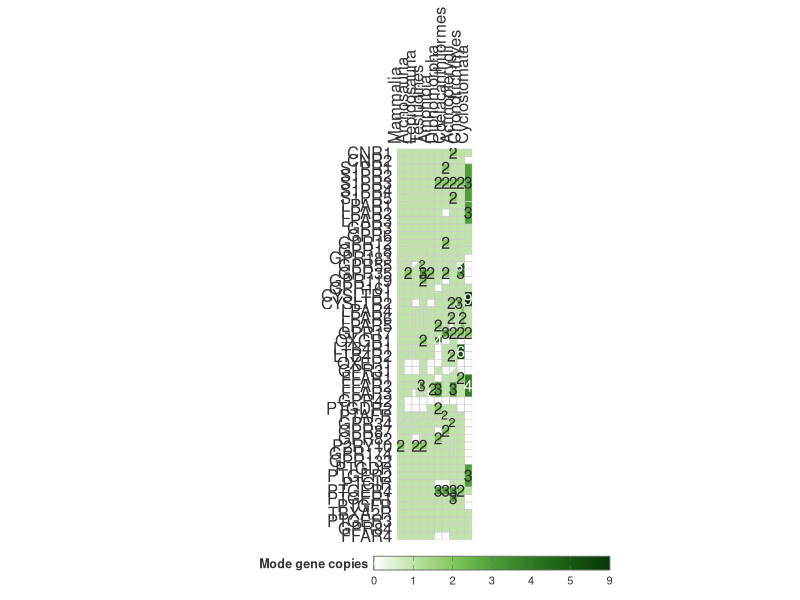

Source code (R):
library(ggplot2)
library(dplyr)
library(egg)
library(tidyr)
library(stringr)
library(scales)
library(svglite)

dir.create("results/phyletic-distribution", recursive = TRUE, showWarnings = FALSE)

data <- read.csv(
  "data/phyletic-distribution/receptor_copy_number_mode.csv",
  stringsAsFactors = FALSE
)

# Axis definitions
receptor_order <- c("CNR1", "CNR2", "S1PR1", "S1PR2", "S1PR3", "S1PR4", "S1PR5", "LPAR1", "LPAR2", "LPAR3",
                    "GPR3", "GPR6", "GPR12", "GPR18", "GPR183", "GPR55", "GPR35", "GPR119", "GPR161", "CYSLTR1", "CYSLTR2", "LPAR4", "LPAR6", "LPAR5", "GPR17", "OXGR1",
                    "LTB4R1", "LTB4R2", "OXER1", "GPR31", "FFAR1", "FFAR2", "FFAR3",
                    "GPR42", "PTGDR2", "PTAFR", "GPR34", "GPR87", "GPR82", "P2RY10",
                    "GPR174", "GPR132", "PTGDR", "PTGER2", "PTGIR", "PTGER4", "PTGER1", "PTGFR",
                    "TBXA2R", "PTGER3", "GPR84", "FFAR4")

phyla_order <- c("Mammalia", "Archosauria", "Lepidosauria", "Testudines", "Amphibia",
                 "Dipnomorpha", "Coelacanthiformes", "Actinopterygii", "Chondrichthyes",
                 "Cyclostomata")

n_receptor <- length(receptor_order)

gap_after_phylum <- "Cyclostomata"
gap_size <- 1

phyla_pos <- setNames(seq_along(phyla_order), phyla_order)
if (!is.null(gap_after_phylum)) {
  gap_at <- match(gap_after_phylum, phyla_order)
  if (!is.na(gap_at) && gap_at < length(phyla_order)) {
    phyla_pos[(gap_at + 1):length(phyla_order)] <- phyla_pos[(gap_at + 1):length(phyla_order)] + gap_size
  }
}
n_phyla <- max(phyla_pos)

# 1. Separate data and identify positive singles
single_data <- data %>%
  filter(!grepl("\\|", Receptor)) %>%
  mutate(
    base_rec = sub("/LIKE$", "", Receptor),
    is_like = grepl("/LIKE$", Receptor)
  )

single_positive <- single_data %>% filter(Mode > 0)
merged_data <- data %>% filter(grepl("\\|", Receptor) & Mode > 0)

# 2. Process merged rectangles (layer 2)
split_tiles <- data.frame(Phyla = character(), base_rec = character(), is_split = logical())

if (nrow(merged_data) > 0) {
  user_rects <- merged_data %>%
    mutate(
      rec_start = sapply(strsplit(Receptor, "\\|"), `[`, 1),
      rec_end   = sapply(strsplit(Receptor, "\\|"), function(x) x[length(x)])
    ) %>%
    filter(rec_start %in% receptor_order & rec_end %in% receptor_order & Phyla %in% phyla_order) %>%
    rowwise() %>%
    mutate(
      covered_receptors = list(as.character(receptor_order[match(rec_start, receptor_order):match(rec_end, receptor_order)])),
      needs_split = any(covered_receptors %in% single_positive$base_rec[single_positive$Phyla == Phyla])
    ) %>%
    ungroup() %>%
    mutate(
      is_like = FALSE,
      X_idx   = unname(phyla_pos[Phyla]),
      Y_start = match(rec_start, rev(receptor_order)),
      Y_end   = match(rec_end, rev(receptor_order)),
      ymin = pmin(Y_start, Y_end) - 0.5,
      ymax = pmax(Y_start, Y_end) + 0.5,
      xmin = ifelse(needs_split, X_idx, X_idx - 0.5),
      xmax = X_idx + 0.5
    )
  
  if (nrow(user_rects) > 0) {
    split_tiles <- user_rects %>%
      unnest(covered_receptors) %>%
      filter(needs_split) %>%
      distinct(Phyla, base_rec = covered_receptors) %>%
      mutate(is_split = TRUE)
  }
} else {
  user_rects <- data.frame()
}

# 3. Process single data (layer 3)
single_processed <- single_data %>%
  filter(Mode > 0) %>%
  filter(base_rec %in% receptor_order & Phyla %in% phyla_order) %>%
  group_by(base_rec, Phyla) %>%
  mutate(has_both = n_distinct(is_like) == 2) %>%
  ungroup() %>%
  left_join(split_tiles, by = c("Phyla", "base_rec")) %>%
  mutate(
    is_split = replace_na(is_split, FALSE),
    X_idx = unname(phyla_pos[Phyla]),
    Y_idx = match(base_rec, rev(receptor_order)),
    ymin = Y_idx - 0.5,
    ymax = Y_idx + 0.5,
    xmin = X_idx - 0.5,
    xmax = ifelse(is_split, X_idx, X_idx + 0.5)
  )

# 4. Build empty base grid (layer 1)
base_grid <- expand.grid(base_rec = receptor_order, Phyla = phyla_order, stringsAsFactors = FALSE) %>%
  mutate(
    Mode = 0,
    is_like = FALSE,
    X_idx = unname(phyla_pos[Phyla]),
    Y_idx = match(base_rec, rev(receptor_order)),
    xmin = X_idx - 0.5,
    xmax = X_idx + 0.5,
    ymin = Y_idx - 0.5,
    ymax = Y_idx + 0.5
  )

# 5. Combine plain rectangles (painter's algorithm)
rect_data <- bind_rows(base_grid %>% select(Phyla, Mode, is_like, xmin, xmax, ymin, ymax))

if (nrow(user_rects) > 0) {
  rect_data <- bind_rows(rect_data, user_rects %>% select(Phyla, Mode, is_like, xmin, xmax, ymin, ymax))
}

single_rect_only <- single_processed %>% filter(!has_both & !is_like)
if (nrow(single_rect_only) > 0) {
  rect_data <- bind_rows(rect_data, single_rect_only %>% select(Phyla, Mode, is_like, xmin, xmax, ymin, ymax))
}

# Value of 1 is the dominant background copy number, so its label is suppressed
rect_data <- rect_data %>%
  mutate(
    xmid = (xmin + xmax) / 2,
    ymid = (ymin + ymax) / 2,
    label_text = ifelse(Mode > 1, paste0(Mode, ifelse(is_like, "*", "")), "")
  )

# 5b. Diagonal-split triangles (unchanged geometry, "1" label suppressed)
triangle_data <- single_processed %>% filter(has_both | is_like)

if (nrow(triangle_data) > 0) {
  triangle_data <- triangle_data %>%
    mutate(
      group_id = paste(Phyla, base_rec, is_like, sep = "_"),
      xmid = ifelse(is_like, (xmin + xmax + xmax) / 3, (xmin + xmin + xmax) / 3),
      ymid = ifelse(is_like, (ymin + ymin + ymax) / 3, (ymin + ymax + ymax) / 3),
      label_text = ifelse(Mode > 1, paste0(Mode, ifelse(is_like, "*", "")), "")
    ) %>%
    rowwise() %>%
    mutate(
      poly = list(
        if (is_like) {
          data.frame(x = c(xmin, xmax, xmax), y = c(ymin, ymin, ymax))
        } else {
          data.frame(x = c(xmin, xmin, xmax), y = c(ymin, ymax, ymax))
        }
      )
    ) %>%
    ungroup() %>%
    unnest(poly)
}

triangle_labels <- if (nrow(triangle_data) > 0) {
  triangle_data %>% distinct(group_id, xmid, ymid, label_text, Mode)
} else {
  data.frame()
}

# 6. Color scale: monochromatic green ramp, complements panels 1 (blue) and 2 (amber)
data_scope <- data %>%
  filter(Phyla %in% phyla_order) %>%
  mutate(base_rec = sub("/LIKE$", "", sapply(strsplit(Receptor, "\\|"), `[`, 1))) %>%
  filter(base_rec %in% receptor_order | grepl("\\|", Receptor))
max_val <- max(data_scope$Mode, na.rm = TRUE)

green_stops  <- c(0, 1, 2, 3, 4, 5, max_val)
green_colors <- c(
  "#ffffff",  # 0  — absent
  "#bfe3a8",  # 1  — dominant/background copy, now clearly visible (was #eef7ea)
  "#83c95c",  # 2  — clearly a step up (was #d3ecc7)
  "#4f9e38",  # 3  — solid mid-green (was #b0dd9c)
  "#2f7a22",  # 4  — (was #87c96f)
  "#175a12",  # 5  — (was #5fae49)
  "#0a3607"   # max — deep green, reserved for the rare outliers (was #12300d)
)

# A data maximum can coincide with a predefined stop. Retain the final colour
# for duplicated stops so interpolation and the legend remain well defined.
keep_stops <- !duplicated(green_stops, fromLast = TRUE)
green_stops <- green_stops[keep_stops]
green_colors <- green_colors[keep_stops]

# Custom transform: maps irregular green_stops onto evenly-spaced [0,1]
# positions, so the colorbar shows equal visual gaps between labels
# regardless of how close/far the underlying values are.
even_positions <- seq(0, 1, length.out = length(green_stops))

stop_trans <- scales::trans_new(
  name      = "even_stops",
  transform = function(x) stats::approx(x = green_stops, y = even_positions, xout = x, rule = 2)$y,
  inverse   = function(x) stats::approx(x = even_positions, y = green_stops, xout = x, rule = 2)$y
)

# Palette is now evenly spaced by default (no 'values' arg needed --
# the trans above already handles the uneven stop spacing)
fill_pal <- scales::gradient_n_pal(green_colors)
get_fill <- function(x) fill_pal(stop_trans$transform(pmin(x, max_val)))

get_text_color <- function(x) {
  cols <- get_fill(x)
  rgb_mat <- grDevices::col2rgb(cols) / 255
  lum <- 0.2126 * rgb_mat["red", ] + 0.7152 * rgb_mat["green", ] + 0.0722 * rgb_mat["blue", ]
  ifelse(lum > 0.5, "grey15", "white")
}

rect_data <- rect_data %>% mutate(text_color = get_text_color(Mode))
if (nrow(triangle_labels) > 0) {
  triangle_labels <- triangle_labels %>% mutate(text_color = get_text_color(Mode))
}

# 7. Build heatmap
main_plot <- ggplot() +
  geom_rect(
    data = rect_data,
    aes(xmin = xmin, xmax = xmax, ymin = ymin, ymax = ymax, fill = Mode),
    color = "grey80", linewidth = 0.2
  )

if (nrow(triangle_data) > 0) {
  main_plot <- main_plot +
    geom_polygon(
      data = triangle_data,
      aes(x = x, y = y, group = group_id, fill = Mode),
      color = "grey80", linewidth = 0.2
    )
}

main_plot <- main_plot +
  geom_text(
    data = rect_data,
    aes(x = xmid, y = ymid, label = label_text, color = text_color),
    size = 4, family = "sans"
  )

if (nrow(triangle_labels) > 0) {
  main_plot <- main_plot +
    geom_text(
      data = triangle_labels,
      aes(x = xmid, y = ymid, label = label_text, color = text_color),
      size = 3.2, family = "sans"
    )
}

main_plot <- main_plot +
  scale_color_identity() +
  scale_fill_gradientn(
    colours = green_colors,
    trans   = stop_trans,
    limits  = c(0, max_val),
    oob     = scales::squish,
    na.value = "white",
    name    = "Mode gene copies",
    breaks  = green_stops,
    labels  = as.character(round(green_stops)),
    guide   = guide_colorbar(
      direction   = "horizontal",
      barwidth    = unit(6, "cm"),
      barheight   = unit(0.35, "cm"),
      frame.colour = "grey40",
      frame.linewidth = 0.3,
      ticks.colour = "grey40",
      title.position = "left",
      title.vjust = 0.9,
      label.position = "bottom"
    )
  ) +
    scale_x_continuous(
    breaks = unname(phyla_pos),
    labels = names(phyla_pos),
    expand = c(0, 0),
    limits = c(0.5, n_phyla + 0.5),
    position = "top"
  ) +
  scale_y_continuous(
    breaks = 1:n_receptor,
    labels = rev(receptor_order),
    expand = c(0, 0),
    limits = c(0.5, n_receptor + 0.5)
  ) +
  coord_fixed(ratio = 1) +
  theme_classic(base_family = "sans", base_size = 8) +
  theme(
    axis.title = element_blank(),
    axis.text.x = element_text(angle = 90, hjust = 0, vjust = 0.5, size = 12, colour = "grey20"),
    axis.text.y = element_text(size = 12, colour = "grey20", hjust = 1),
    legend.position = "bottom",
    legend.title = element_text(size = 9, face = "bold", colour = "grey20"),
    legend.text = element_text(size = 8, colour = "grey20"),
    panel.grid = element_blank(),
    panel.border = element_blank(),
    axis.line = element_blank(),
    axis.ticks = element_blank(),
    plot.margin = margin(5, 10, 5, 5)
  )

# 8. Save
ggsave(
  "results/phyletic-distribution/copy_number_mode_vertebrates.svg",
  plot = main_plot,
  device = svglite,
  width = 10,
  height = 20,
  units = "in"
)
